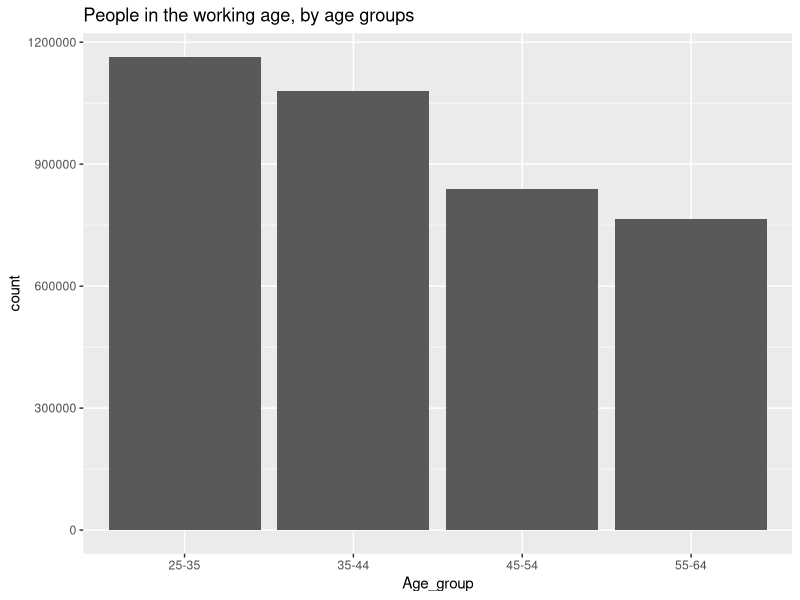
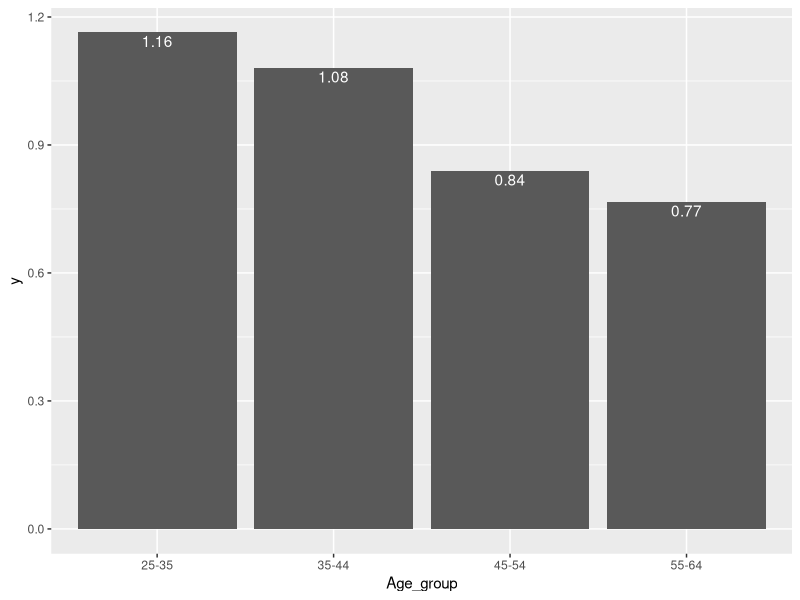
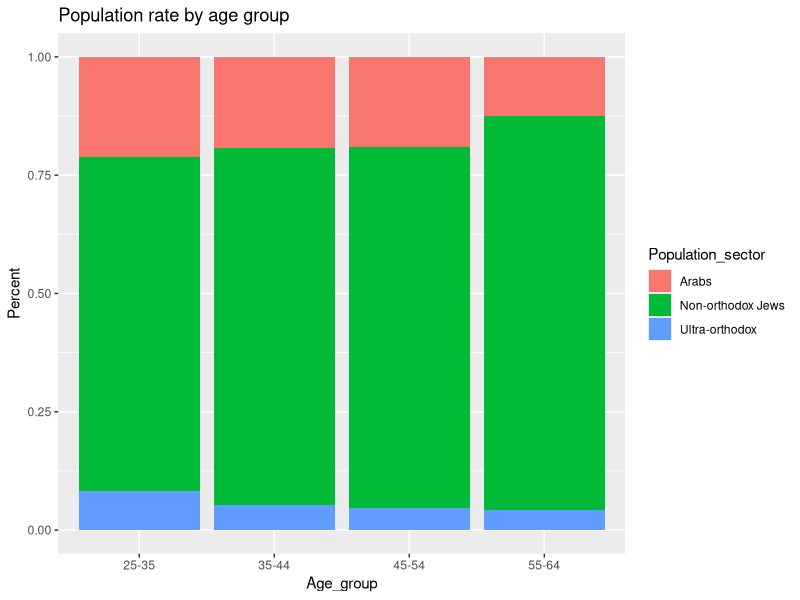
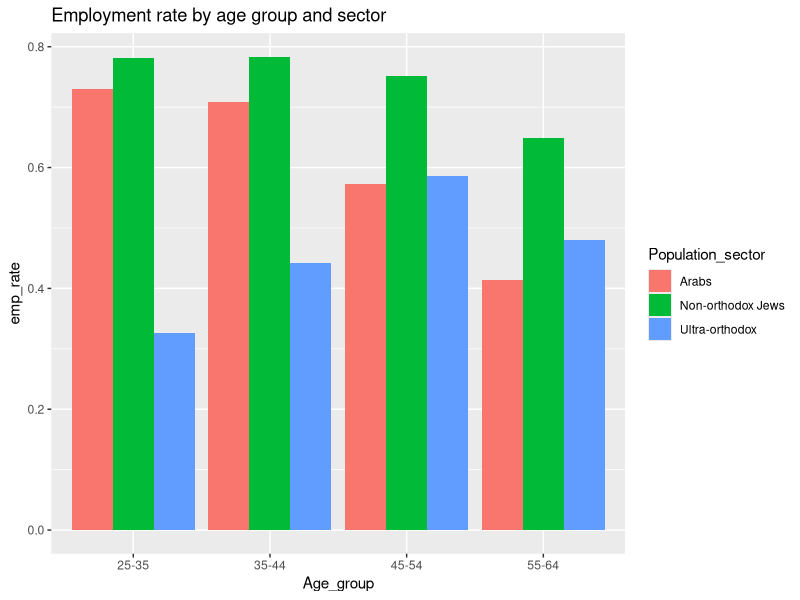
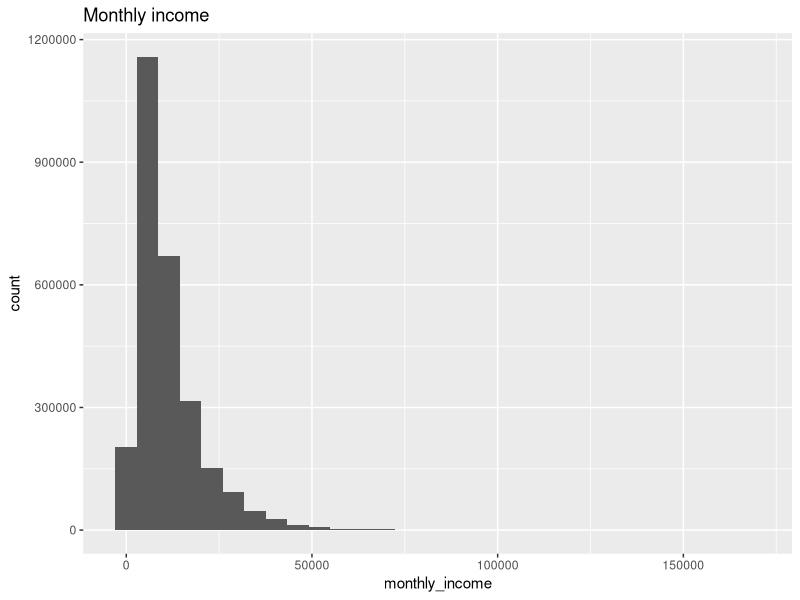
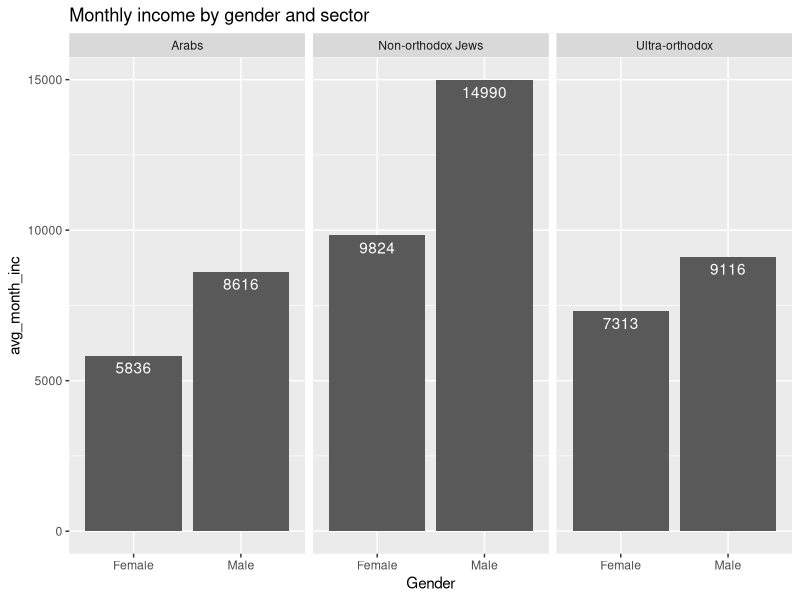
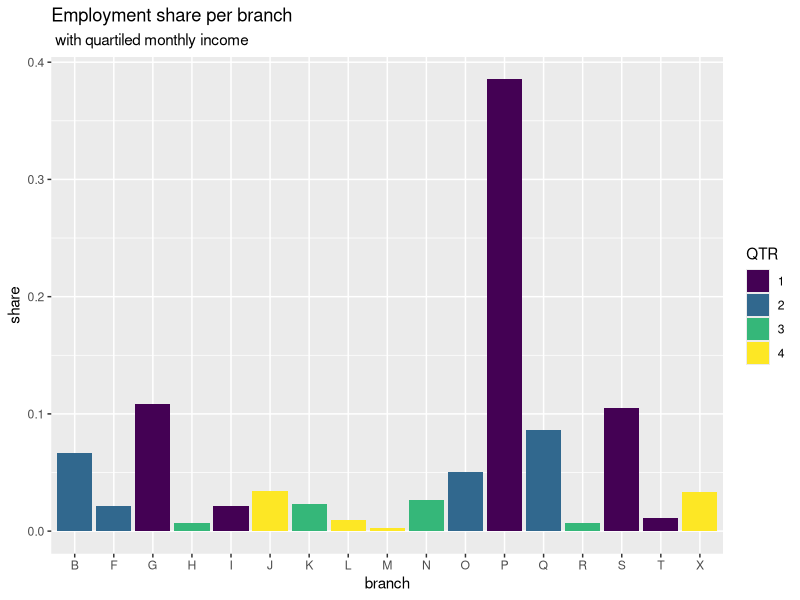

Recreate these plots in R, in order.
library(tidyr)
library(readxl)
library(tidyverse)
setwd('../')


# ***** Q1 *****
df <- read_csv('Data/income_2017.csv') %>%
  filter(!Age_group %in% c('15-17', '18-24', '65+'))


# ***** Q2 *****
df <- df %>%
  mutate(Age_group = recode(Age_group,
                           '25-29'='25-35',
                           '30-34'='25-35',
                           '55-59'='55-64',
                           '60-64'='55-64')) %>%
  mutate(Age_group = factor(Age_group, levels = c('25-35',    
                                                  '35-44',    
                                                  '45-54',    
                                                  '55-64'), ordered = TRUE))
# ***** Q3 *****
df %>%
  ggplot(mapping = aes(x=Age_group, weight=weight)) +
  geom_bar() +
  ggtitle('People in the working age, by age groups')

age_pop <- df %>%
  summarize(sum(weight))
print(paste('There are', age_pop, 'people in the working age'))


# ***** Q4 *****

# We begin by creating the relevant y values

pop_share_by_ages <- df %>%
  group_by(Age_group) %>%
  summarize(sum(weight)/1000000)%>%
  pull()

pop_share_by_ages[1]
  
df %>%
  ggplot(mapping = aes(x=Age_group, weight=weight/1000000)) + 
  geom_bar() +
  annotate(geom = 'text',
           y=pop_share_by_ages[1] -0.02,
           x='25-35',
           label = round(pop_share_by_ages[1], digits = 2),
           color = 'white',) +
  
  annotate(geom = 'text',
           y=pop_share_by_ages[2] -0.02,
           x='35-44',
           label = round(pop_share_by_ages[2], digits = 2),
           color = 'white',) +
  
  annotate(geom = 'text',
           y=pop_share_by_ages[3] -0.02,
           x='45-54',
           label = round(pop_share_by_ages[3], digits = 2),
           color = 'white',) +
  
  annotate(geom = 'text',
           y=pop_share_by_ages[4] -0.02,
           x='55-64',
           label = round(pop_share_by_ages[4], digits = 2),
           color = 'white',)


# ***** Q5 *****
df %>%
  group_by(Population_sector) %>%
  ggplot(mapping = aes(x=Age_group, weight = weight, fill=Population_sector)) +
  geom_bar(position = 'fill') +
  ggtitle('Population rate by age group') +
  ylab('Percent')

# This is the calculation corresponding to the plot
df %>%
  group_by(Age_group) %>%
  mutate(pop_total = sum(weight)) %>%
  group_by(Population_sector, Age_group) %>%
  summarize(People = sum(weight), pop_total = first(pop_total)) %>%
  mutate(pop_share = People / pop_total) %>%
  select(Population_sector, Age_group, pop_share)


# ***** Q6 *****
df %>%
  filter(Gender == 'Male') %>%
  group_by(Age_group, Population_sector) %>%
  summarize(Employed ,emp_rate = weighted.mean(Employed == 1)) %>%
  ggplot(mapping = aes(x=Age_group, y=emp_rate, fill = Population_sector)) +
  geom_col(position = 'dodge') +
  ggtitle('Employment rate by age group and sector')
  


# ***** Q7 *****
#Filter data
df <- df %>%
  filter(!is.na(Hourly_wage), !is.na(Monthly_hours)) %>%
  mutate(monthly_income = Hourly_wage * Monthly_hours)

df %>%
  ggplot(mapping=aes(x=monthly_income, weight=weight)) +
  geom_histogram() +
  ggtitle('Monthly income')


# ***** Q8 *****
# Average monthly income, monthly working hours and hourly wage data frame
df %>%
  summarize(avg_month_inc = mean(monthly_income),
            avg_work_hrs = mean(Monthly_hours),
            avg_hourly_wage = mean(Hourly_wage))


# ***** Q9 *****

df %>%
  group_by(Gender, Population_sector) %>%
  summarize(avg_month_inc = round(weighted.mean(monthly_income,weight), digits = 0)) %>%
  ggplot(mapping = aes(x=Gender, y=avg_month_inc)) +
  geom_col() +
  facet_wrap(~ Population_sector) +
  geom_text(aes(label= avg_month_inc, vjust=1.5), color='white') +
  ggtitle('Monthly income by gender and sector')


# ***** Q10 *****
df <- df %>%
  filter(Gender == 'Male', Population_sector != 'Arabs')


# ***** Q11 *****
# The 'check_mean' column checks whether the result contradicts Q9.

orthodox.df <- df %>%
  filter(Population_sector == 'Ultra-orthodox') %>%
  mutate(all_weights =sum(weight)) %>%
  group_by(branch) %>%
  mutate(sector_sum = sum(weight)/all_weights) %>%
  summarize(share = first(sector_sum), monthly_income = weighted.mean(monthly_income, weight)) %>%
  mutate(check_mean = weighted.mean(monthly_income, share))


# ***** Q12 *****
orthodox.df <- orthodox.df %>%
  select(-4)

?ntile
ntile(orthodox.df,2)

orthodox.df %>%
  mutate(QTR = ntile(monthly_income, 4)) %>%
  mutate(QTR = factor(QTR, levels = c(1,2,3,4), ordered = 'True')) %>%
  ggplot(mapping = aes(x=branch, y=share, fill=QTR)) +
  geom_col() +
  ggtitle('Employment share per branch', subtitle = ' with quartiled monthly income')


# ***** Q13 *****